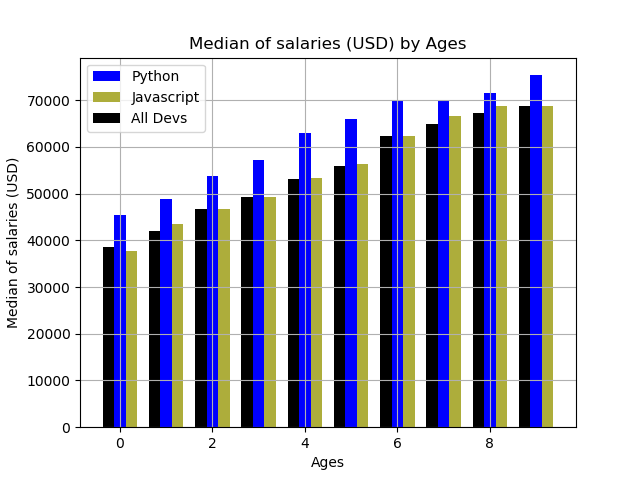

Reproduce this figure in Python.
import numpy as np
from matplotlib import pyplot as plt


age_x = [26,27,28,29,30,31,32,33,34,35]
index_x = np.arange(len(age_x))
width =0.25
#python dev data
py_dev_y = [45372, 48876, 53850, 57287, 63016,65998,70003, 70000,71496, 75370]
plt.bar(index_x, py_dev_y, color ='b', width=width, label = "Python")

#Javascript dev data
js_dev_y =[37810,43515,46823, 49293, 53437, 56373, 62375, 66674, 68745, 68746]
plt.bar(index_x+width, js_dev_y, color='#adad3b', width=width, label="Javascript")

dev_y = [38496,42000, 46752,49320,53200, 56000, 62316, 64928,67317, 68748]
plt.bar(index_x-width, dev_y, color ='k', linestyle='--', width=width, label="All Devs")

plt.xlabel("Ages")
plt.ylabel("Median of salaries (USD)")
plt.title("Median of salaries (USD) by Ages")
plt.legend()
plt.grid(True) # to show the grid view
plt.show()
plt.savefig("plot.png")
